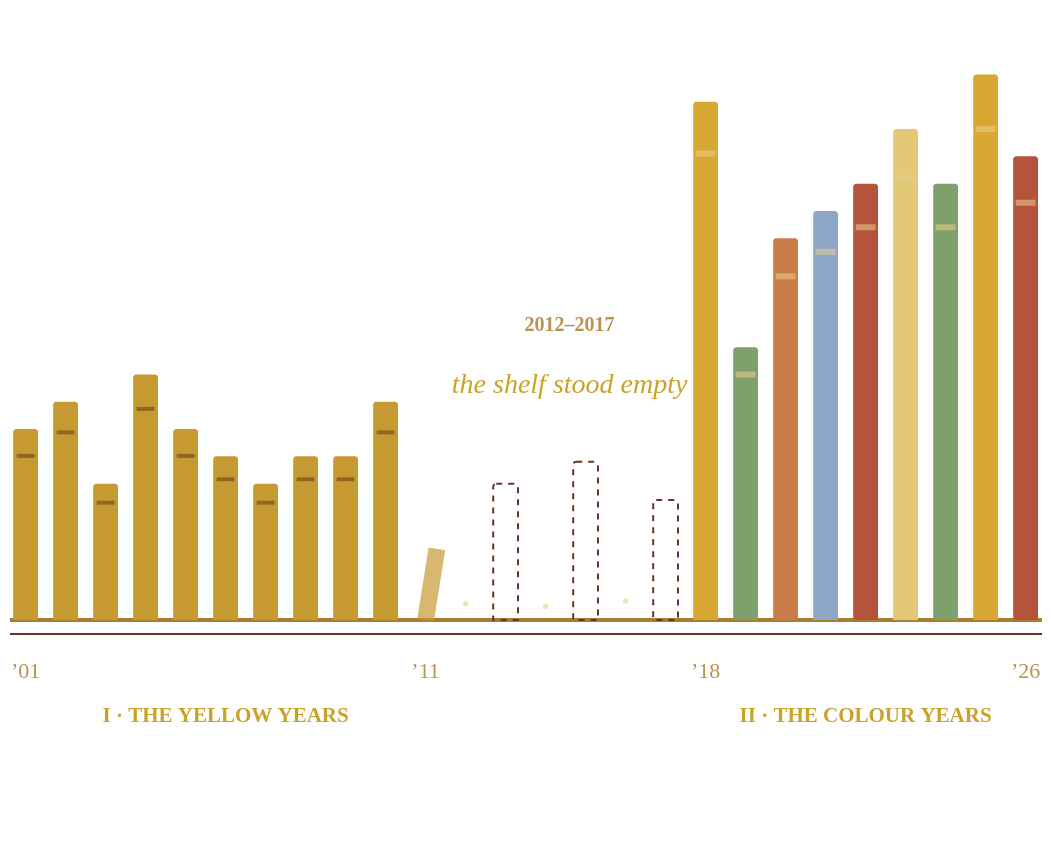

The specification (Vega-Lite) saved for this image:
### Vega-Lite specification from a JSON file in a GitHub repository (floating-point values rounded to 4 significant figures)
{"$schema": "https://vega.github.io/schema/vega-lite/v5.json", "description": "The Empty Shelf — sets per year as book spines; 2012-2017 stand empty. Cover hero visual.", "background": "transparent", "width": "container", "height": "container", "padding": {"left": 4, "right": 4, "top": 10, "bottom": 64}, "config": {"view": {"stroke": "transparent"}, "font": "Crimson Pro"}, "data": {"values": [{"year": 2001, "sets": 7, "era": "yellow", "eraLabel": "I · The Yellow Years", "spineColor": "#C69A31"}, {"year": 2002, "sets": 8, "era": "yellow", "eraLabel": "I · The Yellow Years", "spineColor": "#C69A31"}, {"year": 2003, "sets": 5, "era": "yellow", "eraLabel": "I · The Yellow Years", "spineColor": "#C69A31"}, {"year": 2004, "sets": 9, "era": "yellow", "eraLabel": "I · The Yellow Years", "spineColor": "#C69A31"}, {"year": 2005, "sets": 7, "era": "yellow", "eraLabel": "I · The Yellow Years", "spineColor": "#C69A31"}, {"year": 2006, "sets": 6, "era": "yellow", "eraLabel": "I · The Yellow Years", "spineColor": "#C69A31"}, {"year": 2007, "sets": 5, "era": "yellow", "eraLabel": "I · The Yellow Years", "spineColor": "#C69A31"}, {"year": 2008, "sets": 6, "era": "yellow", "eraLabel": "I · The Yellow Years", "spineColor": "#C69A31"}, {"year": 2009, "sets": 6, "era": "yellow", "eraLabel": "I · The Yellow Years", "spineColor": "#C69A31"}, {"year": 2010, "sets": 8, "era": "yellow", "eraLabel": "I · The Yellow Years", "spineColor": "#C69A31"}, {"year": 2011, "sets": 8, "era": "yellow", "eraLabel": "I · The Yellow Years", "spineColor": "#C69A31"}, {"year": 2012, "sets": 0, "era": "silence", "eraLabel": "the silence", "dust": 0.6}, {"year": 2013, "sets": 0, "era": "silence", "eraLabel": "the silence", "ghostH": 5}, {"year": 2014, "sets": 0, "era": "silence", "eraLabel": "the silence", "dust": 0.5}, {"year": 2015, "sets": 0, "era": "silence", "eraLabel": "the silence", "ghostH": 5.8}, {"year": 2016, "sets": 0, "era": "silence", "eraLabel": "the silence", "dust": 0.7}, {"year": 2017, "sets": 0, "era": "silence", "eraLabel": "the silence", "ghostH": 4.4}, {"year": 2018, "sets": 19, "era": "colour", "eraLabel": "II · The Colour Years", "spineColor": "#D9A733"}, {"year": 2019, "sets": 10, "era": "colour", "eraLabel": "II · The Colour Years", "spineColor": "#7FA06A"}, {"year": 2020, "sets": 14, "era": "colour", "eraLabel": "II · The Colour Years", "spineColor": "#C97B4A"}, {"year": 2021, "sets": 15, "era": "colour", "eraLabel": "II · The Colour Years", "spineColor": "#8FA7C7"}, {"year": 2022, "sets": 16, "era": "colour", "eraLabel": "II · The Colour Years", "spineColor": "#B5533C"}, {"year": 2023, "sets": 18, "era": "colour", "eraLabel": "II · The Colour Years", "spineColor": "#E3C878"}, {"year": 2024, "sets": 16, "era": "colour", "eraLabel": "II · The Colour Years", "spineColor": "#7FA06A"}, {"year": 2025, "sets": 20, "era": "colour", "eraLabel": "II · The Colour Years", "spineColor": "#D9A733"}, {"year": 2026, "sets": 17, "era": "colour", "eraLabel": "II · The Colour Years", "spineColor": "#B5533C"}]}, "encoding": {"x": {"field": "year", "type": "ordinal", "axis": null, "scale": {"paddingInner": 0.38, "paddingOuter": 0.08}}, "y": {"type": "quantitative", "scale": {"domain": [0, 22]}, "axis": null}}, "layer": [{"mark": {"type": "rule", "stroke": "#A97E2F", "strokeWidth": 1.5}, "encoding": {"x": null, "y": {"datum": 0}}}, {"mark": {"type": "rule", "stroke": "#6B3323", "strokeWidth": 1, "yOffset": 7}, "encoding": {"x": null, "y": {"datum": 0}}}, {"transform": [{"filter": "datum.era !== 'silence' && datum.year !== 2011"}], "mark": {"type": "bar", "cornerRadiusTopLeft": 1.5, "cornerRadiusTopRight": 1.5}, "encoding": {"y": {"field": "sets"}, "y2": {"datum": 0}, "fill": {"field": "spineColor", "scale": null}, "tooltip": [{"field": "year", "title": "year"}, {"field": "sets", "title": "sets released"}, {"field": "eraLabel", "title": "era"}]}}, {"transform": [{"filter": "datum.year === 2011"}], "mark": {"type": "point", "shape": "M -0.117 0 L 0.117 0 L 0.117 -1 L -0.117 -1 Z", "filled": true, "fill": "#C69A31", "angle": 9, "size": 5184}, "encoding": {"y": {"datum": 0}, "tooltip": [{"field": "year"}, {"field": "sets", "title": "sets released"}, {"field": "eraLabel", "title": "era"}]}}, {"transform": [{"filter": "datum.era === 'colour'"}, {"calculate": "datum.sets * 0.9", "as": "bandY"}], "mark": {"type": "tick", "thickness": 3, "size": 10, "color": "#E9CF8B", "opacity": 0.55}, "encoding": {"y": {"field": "bandY"}}}, {"transform": [{"filter": "datum.era === 'yellow' && datum.year !== 2011"}, {"calculate": "datum.sets * 0.86", "as": "debossY"}], "mark": {"type": "tick", "thickness": 2, "size": 9, "color": "#2B0A06", "opacity": 0.35}, "encoding": {"y": {"field": "debossY"}}}, {"transform": [{"filter": "isValid(datum.ghostH)"}], "mark": {"type": "bar", "fillOpacity": 0, "stroke": "#6B3323", "strokeWidth": 1, "strokeDash": [3, 3], "cornerRadiusTopLeft": 1.5, "cornerRadiusTopRight": 1.5}, "encoding": {"y": {"field": "ghostH"}, "y2": {"datum": 0}, "tooltip": [{"field": "year"}, {"field": "eraLabel", "title": "era"}]}}, {"transform": [{"filter": "isValid(datum.dust)"}], "mark": {"type": "circle", "size": 7, "color": "#C9A227", "opacity": 0.3}, "encoding": {"y": {"field": "dust"}}}, {"transform": [{"filter": "datum.year === 2014"}], "mark": {"type": "text", "text": "2012–2017", "xOffset": 12, "fontSize": 10, "fontWeight": 600, "color": "#B99253"}, "encoding": {"y": {"datum": 10.8}}}, {"transform": [{"filter": "datum.year === 2014"}], "mark": {"type": "text", "text": "the shelf stood empty", "xOffset": 12, "fontSize": 14, "fontStyle": "italic", "color": "#C9A227"}, "encoding": {"y": {"datum": 8.6}}}, {"transform": [{"filter": "indexof([2001,2011,2018,2026], datum.year) >= 0"}, {"calculate": "'\\u2019' + substring(toString(datum.year), 2)", "as": "yl"}], "mark": {"type": "text", "dy": 26, "fontSize": 11, "color": "#B99253", "clip": false}, "encoding": {"y": {"datum": 0}, "text": {"field": "yl"}}}, {"transform": [{"filter": "datum.year === 2006"}], "mark": {"type": "text", "text": "I · THE YELLOW YEARS", "dy": 48, "fontSize": 10.5, "fontWeight": 600, "color": "#C9A227", "clip": false}, "encoding": {"y": {"datum": 0}}}, {"transform": [{"filter": "datum.year === 2022"}], "mark": {"type": "text", "text": "II · THE COLOUR YEARS", "dy": 48, "fontSize": 10.5, "fontWeight": 600, "color": "#C9A227", "clip": false}, "encoding": {"y": {"datum": 0}}}]}
